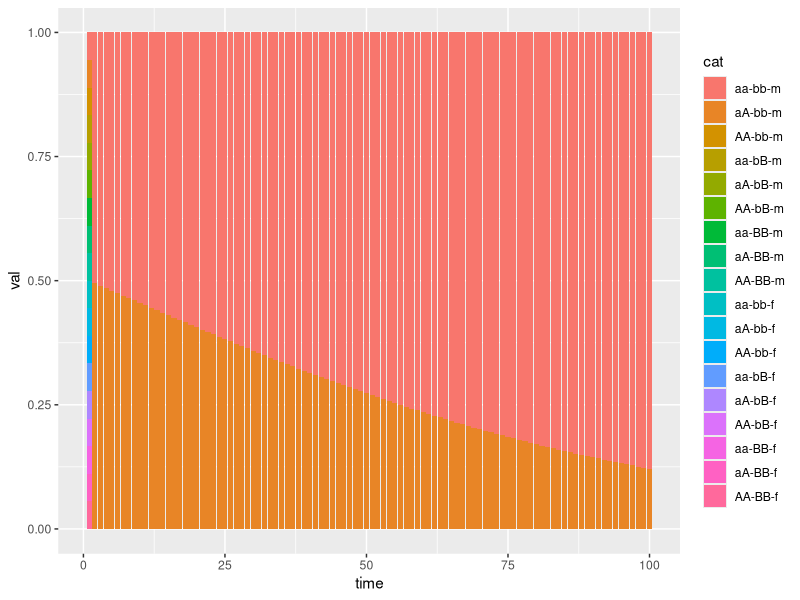

Recreate this plot in R.
## Matrix-like model for the Fur Seals

popvect <- rep(1,18)
dum <- expand.grid(c('a','A'),c('a','A'),'-',c('b','B'),c('b','B'),'-',c('m','f'))
dum <- dum[!(dum[,1] == 'A' & dum[,2] == 'a') & !(dum[,4] =='B' & dum[,5] == 'b'),]
catnames <- as.character(apply(dum,1, FUN = function(x) paste(x,sep="",collapse="")))
A <- matrix(0,nrow=18,ncol=18)
names(popvect) <- catnames
rownames(A) <- catnames
colnames(A) <- catnames
A
popvect
A[1,1] <- 1.01
A[2,2] <- 0.99
# diag(A) <- seq(0,1,length.out = length(popvect))

A %*% (A %*% popvect)


# parameters

Nt <- 100
store <- matrix(NA,nrow=length(popvect),ncol=Nt)
store[,1] <- popvect
for(t in 2:Nt){
 store[,t] <- A %*% store[,t-1] 
}


normalized <- t(store)/colSums(store)
df <- data.frame(val = as.numeric(normalized), cat = factor(rep(catnames,each=Nt),levels = catnames), time = rep(1:Nt,length(popvect)))
library(ggplot2)

ggplot(df, aes(x=time,y=val,fill=cat)) + geom_col()
